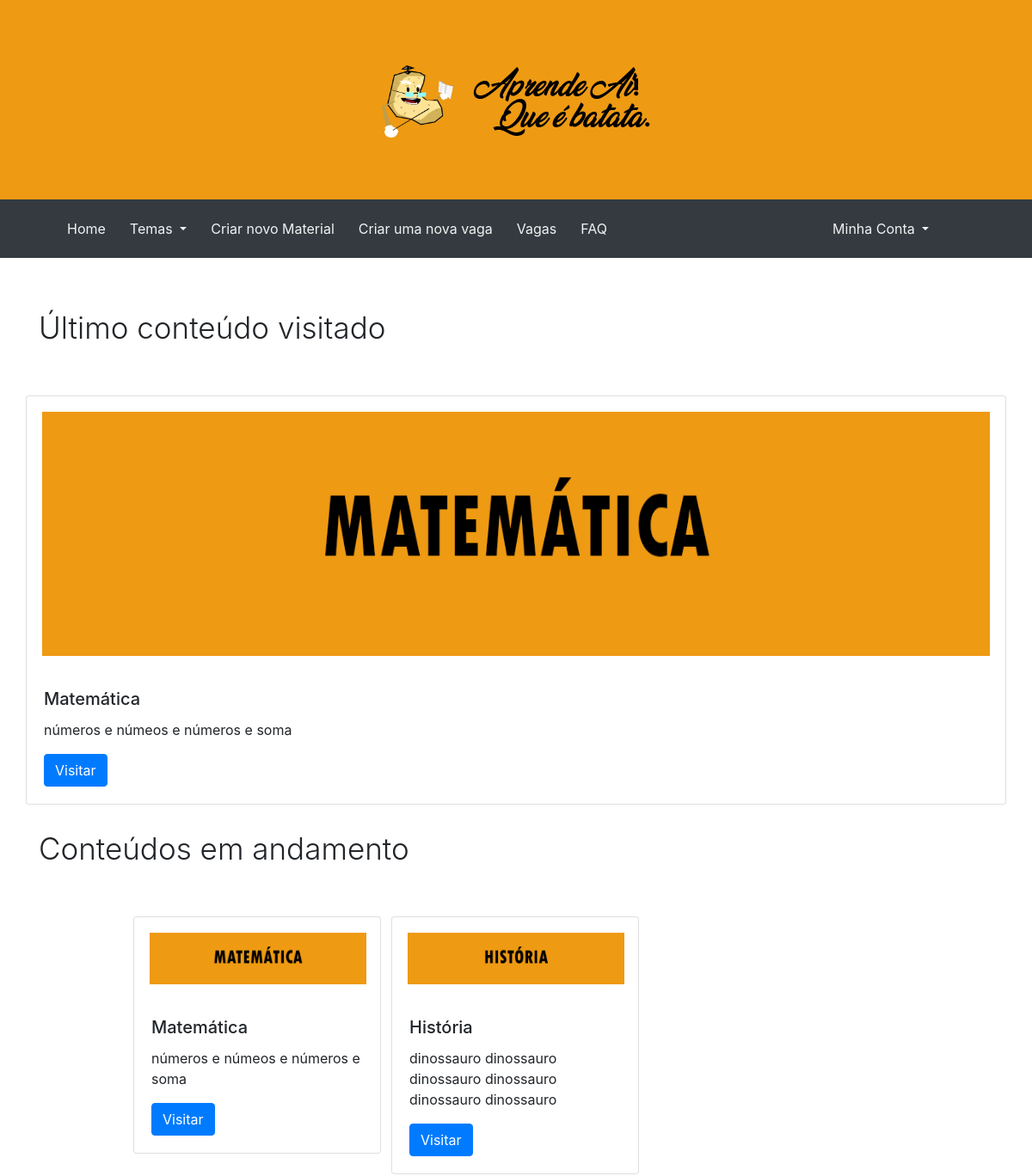
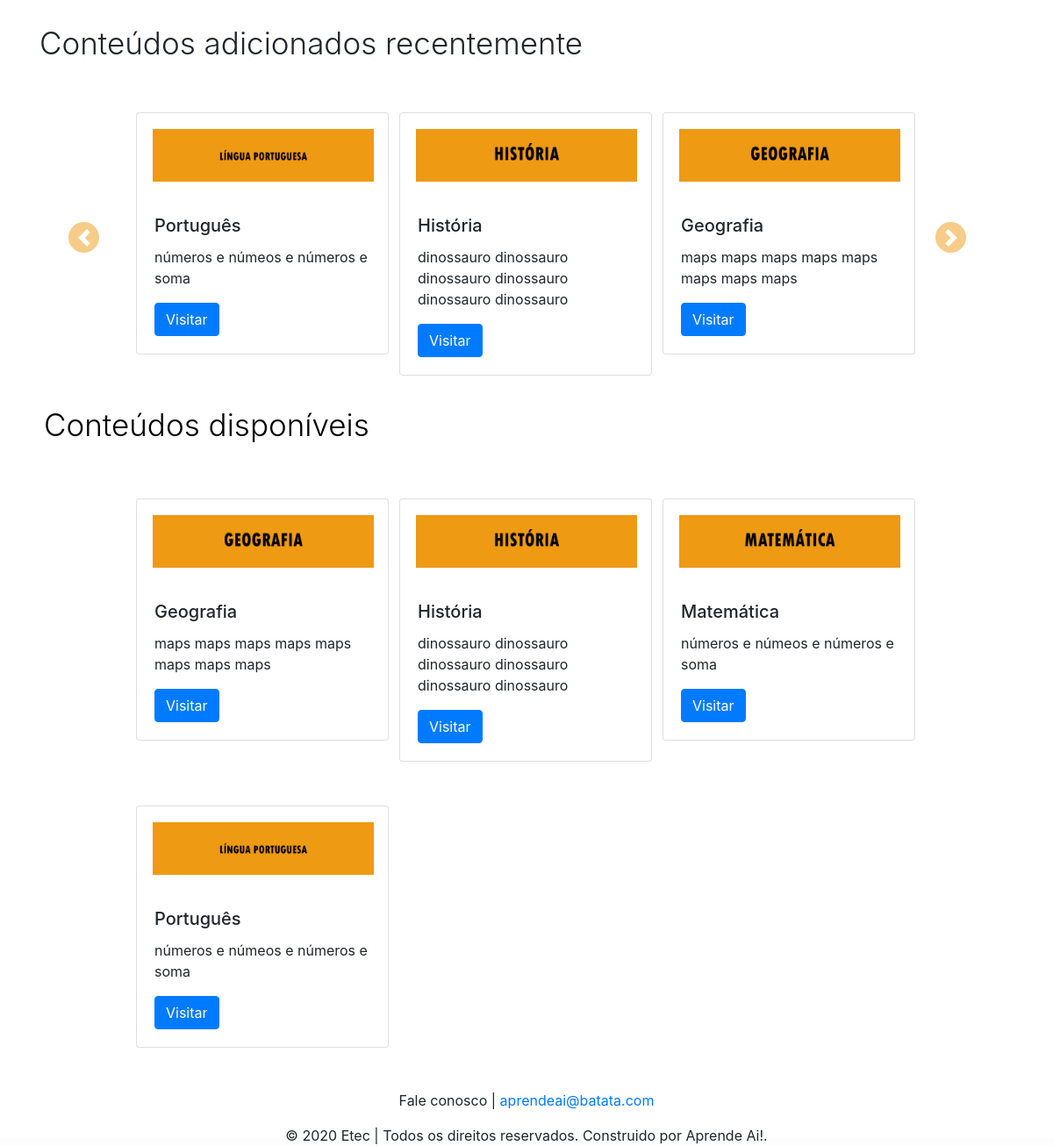
The app's page /?page=Cursos (signed in) with its own data (2 pictures, top to bottom).
### tables this page shows
CREATE TABLE `tb_curso` (
  `id_curso` int(11) NOT NULL,
  `nm_curso` varchar(60) NOT NULL,
  `descricao_curso` varchar(500) NOT NULL,
  `img_curso` varchar(900) NOT NULL,
  `date_post` date NOT NULL,
  `tema_curso` int(11) NOT NULL
);

### controllers/controllerCursos.php (called while the page is built)
<?php
    class Pages{
        public function ExibirCursos(){
            require 'views/header_logado.php';
            require 'views/Cursos.php';
            require 'views/footer.php';
        }
    }
?>

### controllers/urls.php (called while the page is built, shortened)
<?php
    class Urls{
        public function Cursos(){
            require 'controllers/controllerCursos.php';
            $pages = new Pages;
            $pages->ExibirCursos();
          }
    }
?>

### utils/FunCursos.php (the view, shortened to what this page needs)
<?php
class FunCursos{
  function ExibeCursos(){
    $conect = new Conexao;
    $con = $conect->Conecta();
    $SelecaoCurso = mysqli_query($con,"SELECT * FROM tb_curso ORDER BY nm_curso ASC");
    echo "<h1 class='display-3'>Conteúdos disponíveis</h1>
            <div class='row'>";
      while($exibicao = mysqli_fetch_array($SelecaoCurso)){
      echo  "
                    <div class='col-sm-2'>
                        <div class='card' style='width: 18rem;'>
                          <img class='card-img-top' id='img_card' src='views/img/img_cursos/" . $exibicao['img_curso'] . "' alt='Imagem de capa do card'>
                          <div class='card-body'>
                            <h5 class='card-title'>" . $exibicao['nm_curso'] . " </h5>
                            <p class='card-text'>" . $exibicao['descricao_curso'] . " </p>
                            <form action='?page=assuntos' method='post'>
                                <button class='btn btn-primary' name='Btn_assunto' value='" . $exibicao['id_curso'] . "'>Visitar</button>
                            </form>
                          </div>
                        </div>
                  </div>";
        }
      echo "</div>";
    }
  function ExibeConteudosAdicionados(){
      $conect = new Conexao;
      $con = $conect->Conecta();
      $count = 0;
      $SelecaoCurso = mysqli_query($con,"SELECT *
                                         FROM tb_curso
                                         ORDER BY date_post
                                         DESC LIMIT 6");
      echo "<h5 class='display-3'>Conteúdos adicionados recentemente</h5>";
      echo "<div id='carouselExampleControls' class='carousel slide' data-ride='carousel' data-interval='0'>";
      while($exibicao = mysqli_fetch_array($SelecaoCurso)){
            if($count == 0){
              echo   "<div class='carousel-inner'>
                      <div class='carousel-item active'>
                          <div class='row'>";
            }
            if($count == 3){
              echo "<div class='carousel-item'>
                      <div class='row'>";
            }
            echo  "    <div class='col-sm-2'>
                            <div class='card' style='width: 18rem;'>
                              <img class='card-img-top' id='img_card' src='views/img/img_cursos/" . $exibicao['img_curso'] . "' alt='Imagem de capa do card'>
                              <div class='card-body'>
                                <h5 class='card-title'>" . $exibicao['nm_curso'] . " </h5>
                                <p class='card-text'>" . $exibicao['descricao_curso'] . " </p>
                                <form action='?page=assuntos' method='post'>
                                    <button class='btn btn-primary' name='Btn_assunto' value='" . $exibicao['id_curso'] . "'>Visitar</button>
                                </form>
                              </div>
                            </div>
                        </div>";
            if($count == 2){
                echo "</div>
                  </div>";
              }
            $count += 1;
          }
          if($count > 3){
            echo "              </div>
                          </div>
                      </div>
                            <a class='carousel-control-prev' href='#carouselExampleControls' role='button' data-slide='prev'>
                              <span class='carousel-control-prev-icon' aria-hidden='true'></span>
                              <span class='sr-only'>Anterior</span>
                            </a>
                            <a class='carousel-control-next' href='#carouselExampleControls' role='button' data-slide='next'>
                              <span class='carousel-control-next-icon' aria-hidden='true'></span>
                              <span class='sr-only'>Próximo</span>
                            </a>";
          }
        echo "</div>";
    }
  function ExibeUltimoConteudoAcessado(){
        $conect = new Conexao;
        $con = $conect->Conecta();
        $ultimoCursoSelecionado = mysqli_query($con,"SELECT *
                                                     FROM tb_curso_usuario
                                                     WHERE id_usuario_cu = " . $_SESSION['usuario_logado'] . " ORDER BY date_access DESC LIMIT 1;");
        $SelecaoUltimoCurso = mysqli_fetch_array($ultimoCursoSelecionado);
        $SelecaoCurso = mysqli_query($con,"SELECT *
                                           FROM tb_curso
                                           WHERE id_curso =".$SelecaoUltimoCurso['id_curso_cu']);
        $result = mysqli_num_rows($ultimoCursoSelecionado);
        if($result != false){
          echo "<h5 class='display-3'>Último conteúdo visitado</h5>
                 <div class='row'>";
           while($exibicao = mysqli_fetch_array($SelecaoCurso)){
             echo  "      <div class='card'>
                             <img class='card-img-top' id='UltimoCard' src='views/img/img_cursos/" . $exibicao['img_curso'] . "' alt='Imagem de capa do card'>
                             <div class='card-body'>
                               <h5 class='card-title'>" . $exibicao['nm_curso'] . " </h5>
                               <p class='card-text'>" . $exibicao['descricao_curso'] . " </p>
                               <form action='?page=assuntos' method='post'>
                                   <button class='btn btn-primary' name='Btn_assunto' value='" . $exibicao['id_curso'] . "'>Visitar</button>
                               </form>
                             </div>
                           </div>";
               }
           echo "</div>";
        }
      }
  function ExibeConteudosAcessados(){
    $conect = new Conexao;
    $con = $conect->Conecta();
    $count = 0;
    $SelecaoAcessadosQuery = mysqli_query($con,"SELECT id_curso,nm_curso, descricao_curso, img_curso
                                                FROM tb_curso_usuario
                                                INNER JOIN tb_Curso ON tb_curso_usuario.id_curso_cu = tb_Curso.id_curso
                                                WHERE id_usuario_cu = " . $_SESSION['usuario_logado'] . "
                                                ORDER BY date_access DESC LIMIT 6;");
    $result = mysqli_num_rows($SelecaoAcessadosQuery);
    if($result != false){
      echo "<h5 class='display-3'>Conteúdos em andamento</h5>";
      echo "<div id='carouselExampleIndicators' class='carousel slide' data-ride='carousel' data-interval='0'>";
      while($SelecaoAcessados = mysqli_fetch_array($SelecaoAcessadosQuery)){
            if($count == 0){
              echo   "<div class='carousel-inner'>
                      <div class='carousel-item active'>
                          <div class='row'>";
            }
            echo  "    <div class='col-sm-2'>
                            <div class='card' style='width: 18rem;'>
                              <img class='card-img-top' id='img_card' src='views/img/img_cursos/" . $SelecaoAcessados['img_curso'] . "' alt='Imagem de capa do card'>
                              <div class='card-body'>
                                <h5 class='card-title'>" . $SelecaoAcessados['nm_curso'] . " </h5>
                                <p class='card-text'>" . $SelecaoAcessados['descricao_curso'] . " </p>
                                <form action='?page=assuntos' method='post'>
                                    <button class='btn btn-primary' name='Btn_assunto' value='" . $SelecaoAcessados['id_curso'] . "'>Visitar</button>
                                </form>
                              </div>
                            </div>
                        </div>";
            $count += 1;
          }
          if($count < 3){
            echo "              </div>
                          </div>
                      </div>";
          }
        echo "</div>";
    }
  }
}
 ?>

### css/styles_geral.css (style rules this page uses)
* { margin:0; padding:0; }
html { display: block; }
html, body { height:100%; background-color: #fdfdfd; padding: 0 0 10px 0; }
body { margin: 0; font: 20px Arial, Helvetica, sans-serif; color: #000000; width:100%; scrollbar-face-color: red; }
h1 { color: #000000; padding: 5px; }
img { padding: 18px; }

### css/styles_Cursos.css (style rules this page uses)
.card { margin-top: 50px; }
.display-3 { font-size: 35px; margin-top: 30px; }
.col-sm-2 { margin-left: 110px; }
.carousel-control-prev, .carousel-control-next { position: absolute; top: 50%; bottom: 0; z-index: 0; display: -ms-flexbox; display: flex; -ms-flex-align: center; align-items: center; -ms-flex-pack: center; justify-content: center; height: 35px; width: 35px; color: #ee9a13; text-align: center; background-color: #ee9a13; opacity: 0.5; transition: opacity cubic-bezier(0.25, 0.1, 0.04, 1.14); transition-delay: 0s; border-radius: 20px; }
.carousel-control-next { left: 92%; }
.carousel-control-prev { left: 3%; }
#img_card { width: 18rem; height: 6rem; }
#UltimoCard { height: 20rem; }

### records on screen
tb_curso: img_curso (picture), nm_curso "Matemática", descricao_curso "números e númeos e números e soma", $exibicao['id_curso'] 1 (drawn), $SelecaoAcessados['id_curso'] 1 (drawn)
tb_curso: img_curso (picture), nm_curso "História", descricao_curso "dinossauro dinossauro dinossauro dinossauro dinossauro dinossauro", $SelecaoAcessados['id_curso'] 4 (drawn), $exibicao['id_curso'] 4 (drawn)
tb_curso: img_curso (picture), nm_curso "Português", descricao_curso "números e númeos e números e soma", $exibicao['id_curso'] 2 (drawn)
tb_curso: img_curso (picture), nm_curso "Geografia", descricao_curso "maps maps maps maps maps maps maps maps", $exibicao['id_curso'] 3 (drawn)
